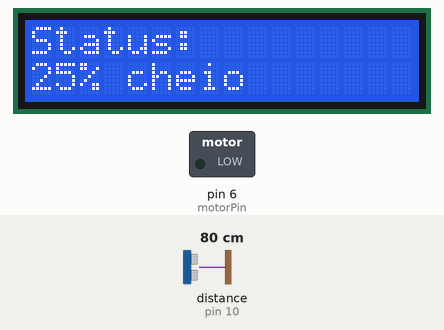
Recording of a sketch running on a simulated Arduino Uno, built with avr-gcc and run on an emulated ATmega328P. Parts: 16×2 character LCD, switched loads named in the sketch (green lamp = pin HIGH). Wiring (inferred from the names in the program): ultrasonic range finder: trigger pin 9; echo pin 10. The test bench sets the inputs (shaded band); at power-on: distance to the obstacle (sensor on pin 10) 80 cm. The echo pulse lasts 58.3 µs per cm; pins used as bus, display or sensor lines are not drawn; what the sketch prints to the serial monitor is not drawn.

Above: at 1.2 s.
1.3 s: distance to the obstacle (sensor on pin 10) set to 91 cm
At 2.5 s:
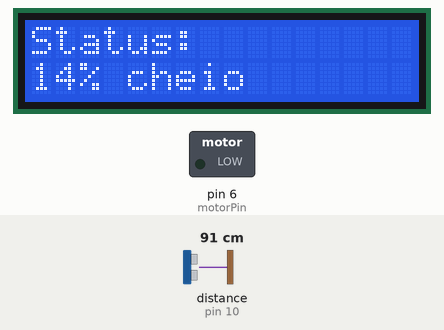
2.8 s: distance to the obstacle (sensor on pin 10) set to 100 cm
At 4.0 s:
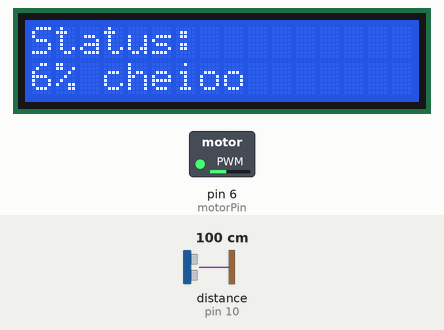
4.3 s: distance to the obstacle (sensor on pin 10) set to 18 cm
At 5.3 s:
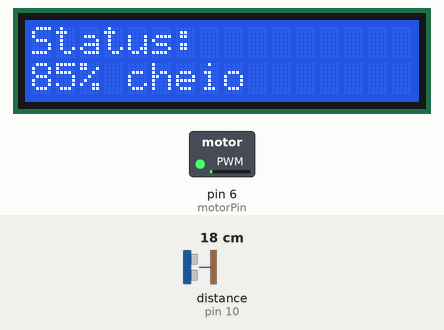
5.8 s: distance to the obstacle (sensor on pin 10) set to 120 cm
At 7.1 s:
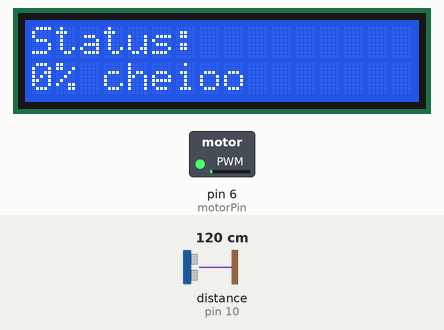
Timing chart, 0 to 8.3 s (numbered marks = the images above; inputs shaded):
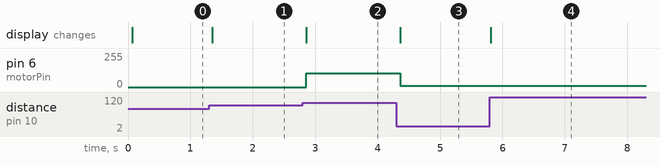

The sketch:

pump_jmj1.ino
```cpp
// C++ code
//
#include <LiquidCrystal.h>


const int trigPin = 9;
const int echoPin = 10;
const int motorPin = 6;
const float altura_total = 103; // em cm

const int rs_pin = 12;
const int enable_pin = 11;
const int d4 = 5;
const int d5 = 4;
const int d6 = 3;
const int d7 = 2;

//LiquidCrystal meu_lcd(12,11,5,4,3,2);
LiquidCrystal meu_lcd(rs_pin,enable_pin,d4,d5,d6,d7);


float duration, distance, nivel_atual;

float margem = 3.00;

int motorLigado = 0;

void setup()
{

  // Setando os pinos
  pinMode(echoPin, INPUT);
  pinMode(trigPin, OUTPUT);
  pinMode(motorPin,INPUT);

  // O display LCD tem 16 colunas e 2 linhas
  meu_lcd.begin(16,2);

  meu_lcd.print("Status:");

  // Comunicacao serial
  Serial.begin(9600);

}

void loop()
{


  //analogWrite(motorPin, 102);

  /* Funcionamento do sonar (HC-SR04)


    Inicialmente, o pino 'trig', responsavel pela emissao do sinal de som, não emite nada. Portanto, 'trigPin' é 0 (LOW).

    Durante toda a execucao, a cada 2 microsegundos, o sensor emite um sinal (portanto, 'triPin' é HIGH) de 10 microsegundos de duracao, equivalente a 8 pulsos ultrassonicos.

    Quando o pulso emitido encontra uma superficie, ele é rebatido de volta para o reciver do sensor.

    Para pergamos a duracao que o sinal leva para ir ao obstaculo e voltar, usamos do pino 'echoPin' e da funcao pulseIn.

    O pino 'echoPin' eh mantido em estado de HIGH quando os pulsos sao emitidos.

    A funcao pulseIn tem 2 parametros: um pino que queremos ouvir e um estado (HIGH ou LOW).

    Em 'pulseIn(echoPin, HIGH)', o microcontrolador espera o echoPin ficar HIGH (no caso ele ja esta), começa a contabilizar o tempo até echoPin ficar LOW novamente (ou seja, quando o receiver recebe o pulso rebatido no obstaculo). Quando isso ocorre, o tempo para ser contado.

    Portanto, temos a duracao do pulso indo e voltando do obstaculo.

    Por meio de:

    distancia = (duracao*velocidade)/2

    Temos a distancia do sensor ao obstáculo.
  */
  digitalWrite(trigPin, LOW);

  delayMicroseconds(2);

  digitalWrite(trigPin, HIGH);

  delayMicroseconds(10);

  digitalWrite(trigPin, LOW);

  duration = pulseIn(echoPin, HIGH);

  distance = (duration*0.0343)/2;

  distance -= margem;

  if (distance < 0){
  	distance = 0;
  }

  nivel_atual = (1 - distance/altura_total)*100;

  if (nivel_atual < 0){
  	nivel_atual = 0;
  }


  //MOTOR
  if (motorLigado){ // o motor CC esta ligado? faca isso

    if(nivel_atual >= 60 && nivel_atual < 75){
      analogWrite(motorPin,64);

    }else if(nivel_atual >= 75){
      analogWrite(motorPin,10);
    }

    if(nivel_atual >= 90){
      analogWrite(motorPin,0);
      motorLigado = 0;
    }


  }else{ // puts ta desligado? faca isso
    if (nivel_atual <= 10){

      	analogWrite(motorPin,102);// os pinos aguentam 2 V?
    	motorLigado = 1;
    }

  }


  /* LCD */
  int nivel_formatado = (int)nivel_atual;
  meu_lcd.setCursor(0,1);
  meu_lcd.print(nivel_formatado);
  meu_lcd.print("% cheio");


  /* Comunicacao Serial*/

  Serial.print("Vol:");

  Serial.print(nivel_formatado);

  Serial.println("% cheio");


  delay(100);

}
```

Measured:
- the behaviour switches between 96 and 97 cm on distance to the obstacle (sensor on pin 10) (found by bisection; images 1 and 2)
- after the input at 1.3 s, the display: changes after 0.05 s (image 1)
- after the input at 2.8 s, pin 6 (motorPin): 0/255 → 102/255 after 0.06 s; the display: changes after 0.06 s (image 2)
- after the input at 4.3 s, pin 6 (motorPin): 102/255 → 10/255 after 0.06 s; the display: changes after 0.06 s (image 3)
- after the input at 5.8 s, the display: changes at once (image 4)
